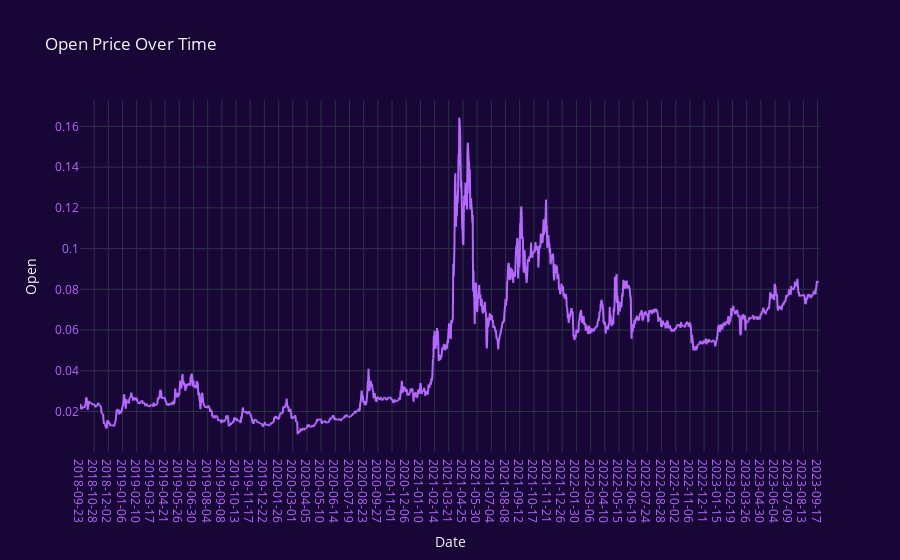
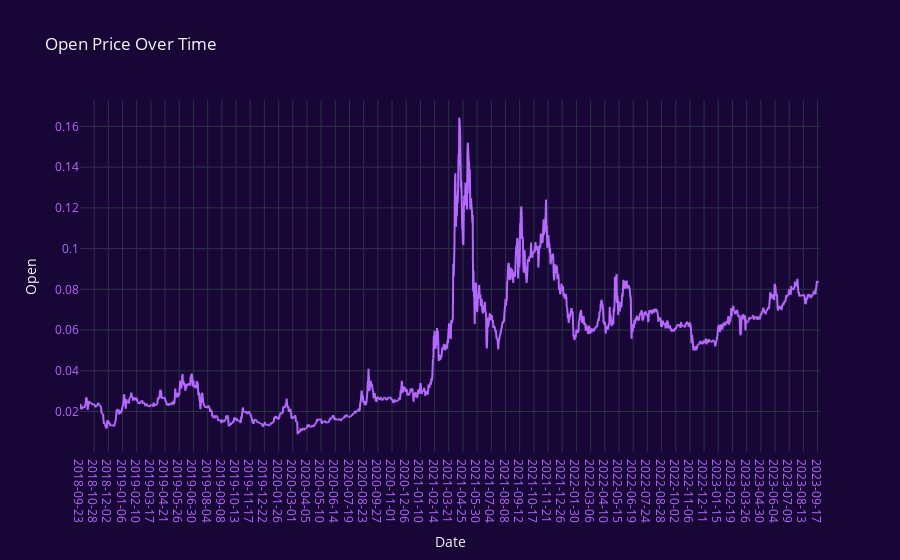

The notebook cell these images were saved under, in order:
### Markdown cell above
# Visualizations

## i) Graph for Open Prices

### Code cell
import plotly.graph_objects as go

plt.figure(figsize=(14, 6))
fig = px.line(TRON.Open,x=TRON.Date, y='Open', labels={'x': 'Date', 'y': 'Price'}, title='Open Price Over Time')
fig.update_xaxes(type='category')  # Ensure the x-axis treats the index as categorical (date)
fig.update_xaxes(tickfont=dict(color='#B468FF'))  # Set x-axis label color to light purple
fig.update_yaxes(tickfont=dict(color='#B468FF'))
fig.update_layout(
    paper_bgcolor='#180736',  # Set the background color to white
    plot_bgcolor='#180736',  # Set the background color to white
    template="plotly_dark"  # Use the "plotly_dark" template
)
fig.update_traces(line=dict(color='#B468FF'))

fig.update_xaxes(showgrid=True)
fig.update_yaxes(showgrid=True)
fig.show()
fig.show()

### Figure 1 — Plotly figure (JSON) as saved in the notebook; plotly's stock layout.template omitted (floating-point values rounded to 4 significant figures; data arrays with more than 128 entries replaced by an {"elided": "..."} marker saying what was removed)
{"data": [{"hovertemplate": "Date=%{x}<br>Open=%{y}<extra></extra>", "legendgroup": "", "line": {"color": "#B468FF", "dash": "solid"}, "marker": {"symbol": "circle"}, "mode": "lines", "name": "", "showlegend": false, "type": "scattergl", "x": {"elided": "1827 str values"}, "xaxis": "x", "y": {"elided": "1827 float values"}, "yaxis": "y"}], "layout": {"legend": {"tracegroupgap": 0}, "paper_bgcolor": "#180736", "plot_bgcolor": "#180736", "title": {"text": "Open Price Over Time"}, "xaxis": {"anchor": "y", "domain": [0, 1], "showgrid": true, "tickfont": {"color": "#B468FF"}, "title": {"text": "Date"}, "type": "category"}, "yaxis": {"anchor": "x", "domain": [0, 1], "showgrid": true, "tickfont": {"color": "#B468FF"}, "title": {"text": "Open"}}}}

### Figure 2 — Plotly figure (JSON) as saved in the notebook; plotly's stock layout.template omitted (floating-point values rounded to 4 significant figures; data arrays with more than 128 entries replaced by an {"elided": "..."} marker saying what was removed)
{"data": [{"hovertemplate": "Date=%{x}<br>Open=%{y}<extra></extra>", "legendgroup": "", "line": {"color": "#B468FF", "dash": "solid"}, "marker": {"symbol": "circle"}, "mode": "lines", "name": "", "showlegend": false, "type": "scattergl", "x": {"elided": "1827 str values"}, "xaxis": "x", "y": {"elided": "1827 float values"}, "yaxis": "y"}], "layout": {"legend": {"tracegroupgap": 0}, "paper_bgcolor": "#180736", "plot_bgcolor": "#180736", "title": {"text": "Open Price Over Time"}, "xaxis": {"anchor": "y", "domain": [0, 1], "showgrid": true, "tickfont": {"color": "#B468FF"}, "title": {"text": "Date"}, "type": "category"}, "yaxis": {"anchor": "x", "domain": [0, 1], "showgrid": true, "tickfont": {"color": "#B468FF"}, "title": {"text": "Open"}}}}
